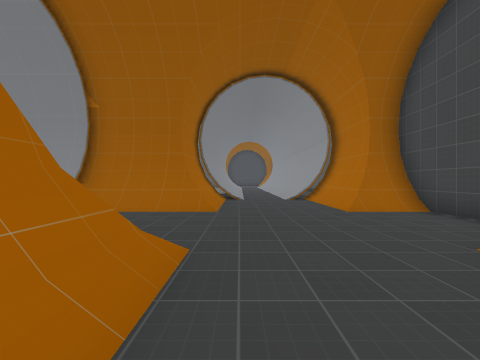
[1] (above)

24 first-person views from a walk through a Godot game level. The camera is 1.5 m above the floor, looks level and sees 90° across. The floor is counted in squares, 2 m on a side. Each view is taken from the middle of a square. On the plan, view 1 faces up. The plan holds only what a view shows up to about 9 squares ahead; the rest is blank. The place goes on beyond the plan. Some surface patterns are stand-ins.

[2]
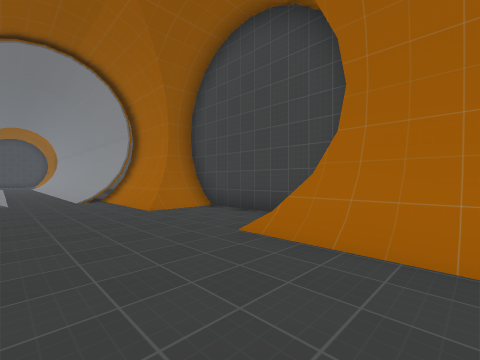

[3]
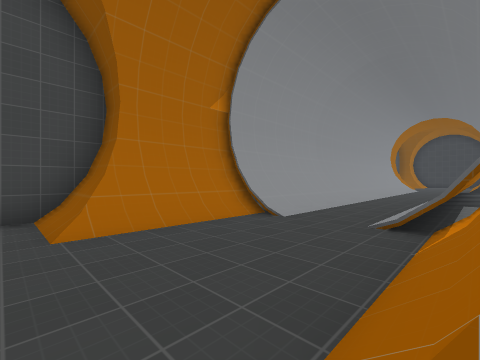

[4]
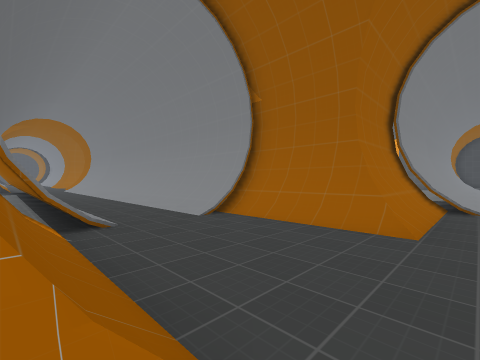

[5]
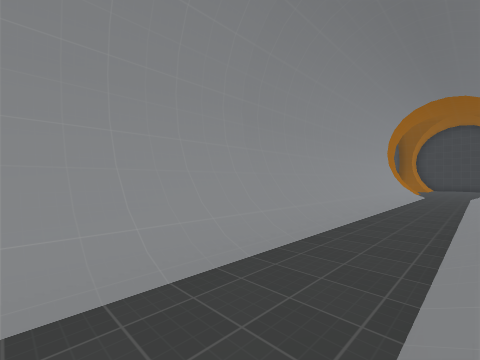

[6]
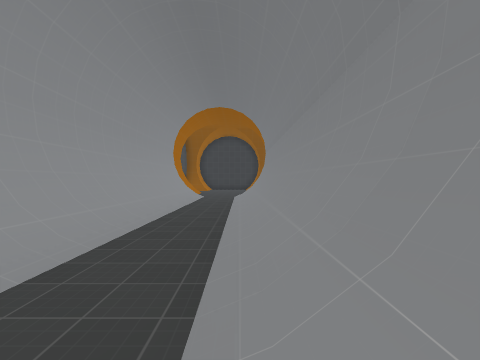

[7]
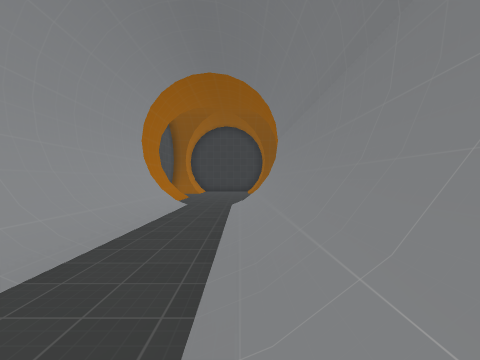

[8]
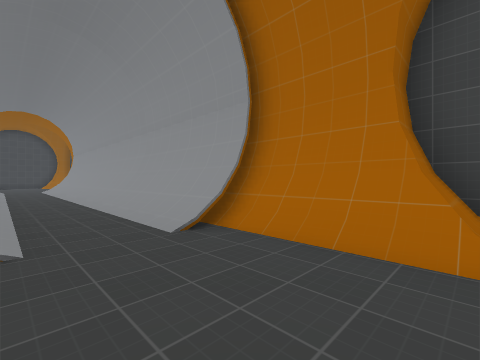

[9]
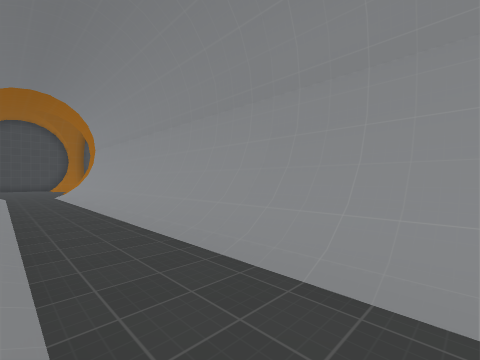

[10]
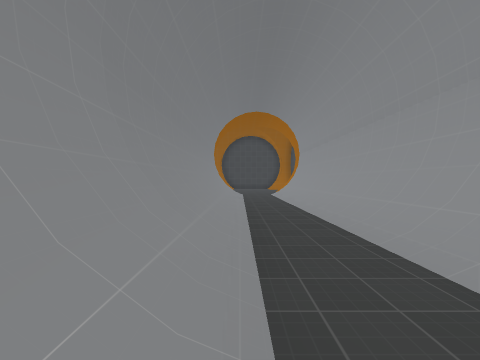

[11]
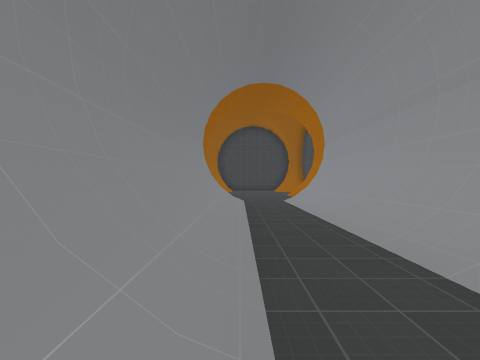

[12]
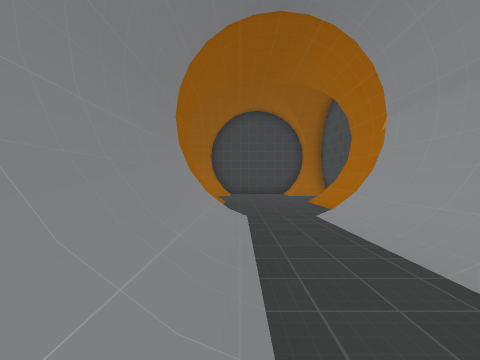

[13]
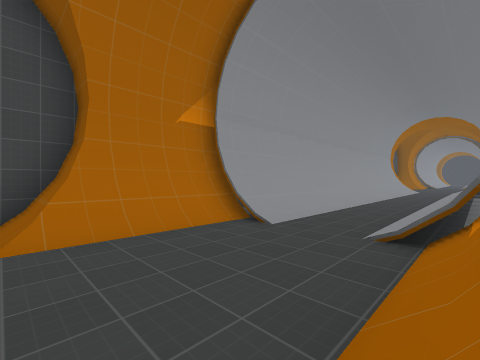

[14]
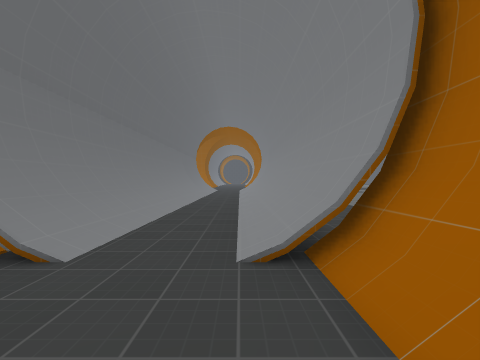

[15]
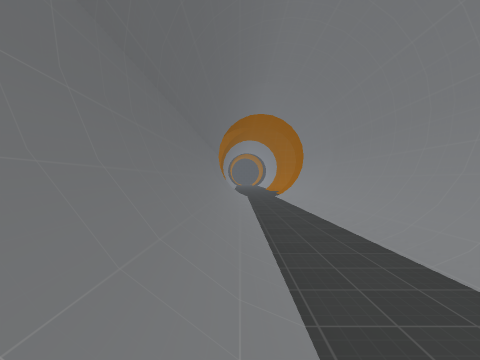

[16]
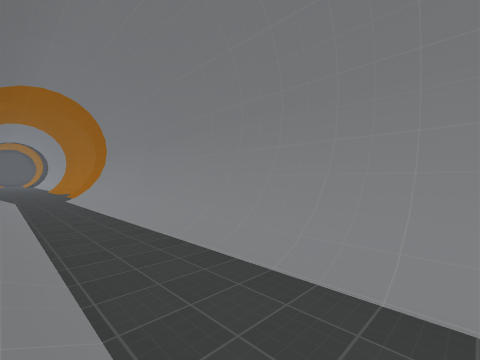

[17]
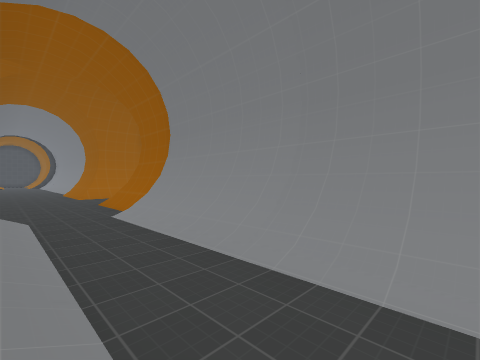

[18]
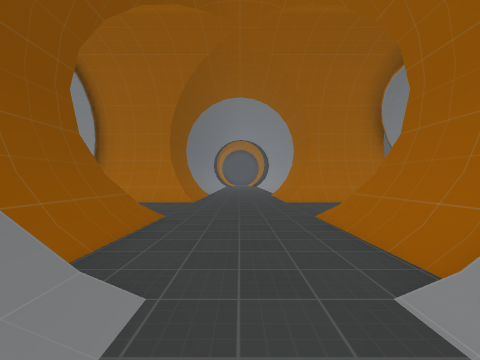

[19]
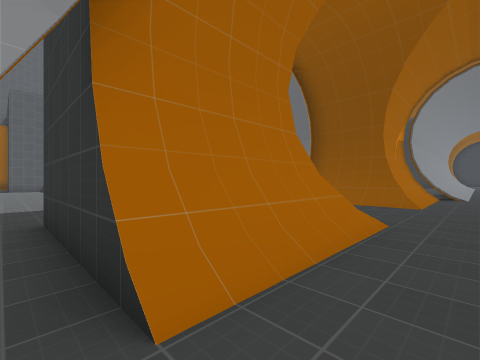

[20]
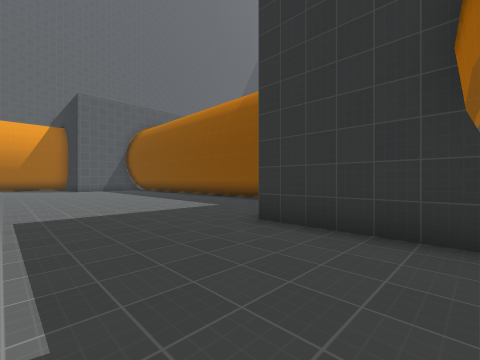

[21]
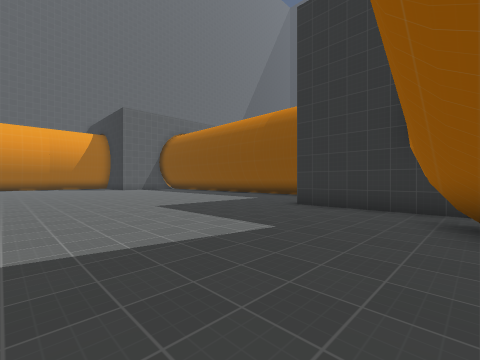

[22]
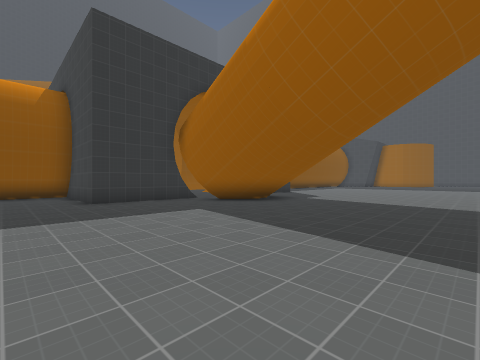

[23]
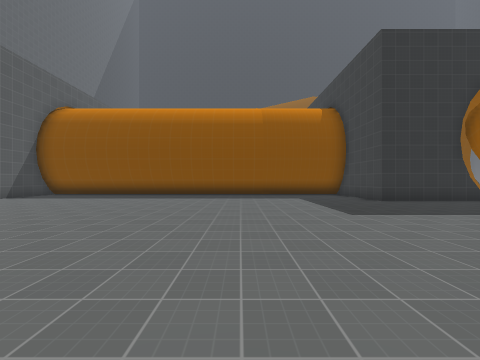

[24]
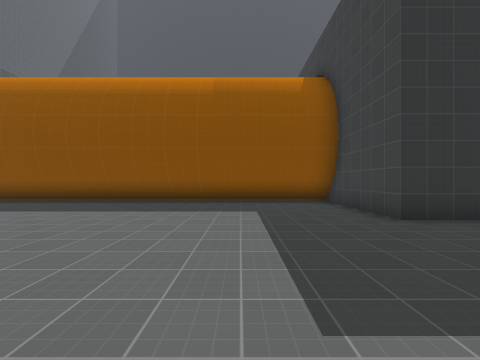

### Floor plan
Key: @ floor where view 1 was taken; # wall or solid block; . floor; / step, stairs or slope.
Columns run from 27 left of view 1 to 5 right of it. Each row starts with its distance up from view 1.
 28                           /...//#
 27                           #...###
 26                           #...##
 25                           #...#
 24                           #/./#
 23                           #/./#
 22                           #/./#
 21                           #/./#
 20                           #/./#
 19                           #/./#
 18 ...........  .            #/./#
 17 ........... ...           #/./#
 16 .................         #/./#
 15 .................         #/./#
 14  .................        #/./#
 13     ...............       #/./#
 12     #...............      #/./#
 11     #................     #/./#
 10    ...................    #/./#
  9 #  ..####.............    #/./#
  8 #. ..## #...........      #...#
  7 #....####............. ####...##
  6 #....######################...###
  5 ........////////////////........#
  4 ................................#
  3 ........////////////////........#
  2 #.../###    ###############...###
  1 #.../##                   #...##
  0 #. ./#                    #@..#
 -1 #  ./#                    #/./#
 -2    ./                     #/./#
 -3                           #/./#
 -4                           #/./#
 -5                           #/./#
 -6                           #/./#
 -7                           #/./#
 -8                           #/./#
 -9                           #/./#
-10                           #/./#
-11                           #/./#
-12                           #/./#
-13                           #/./#
-14                           #/./#
-15                           #/./#
-16                           #/./#

Positions as (right, up) in squares from view 1, and headings:
1: (0, 0), facing up
2: (0, 0), facing up-right
3: (-1, 3), facing down-right
4: (0, 2), facing up-left
5: (0, -2), facing down-right
6: (0, -4), facing down
7: (0, -8), facing down
8: (0, 6), facing up-right
9: (0, 11), facing up-right
10: (0, 11), facing up
11: (0, 15), facing up
12: (0, 19), facing up
13: (-1, 28), facing down-right
14: (-2, 5), facing left
15: (-6, 3), facing left
16: (-7, 3), facing up-left
17: (-13, 3), facing up-left
18: (-18, 4), facing left
19: (-24, 10), facing down-right
20: (-22, 13), facing down-right
21: (-23, 16), facing down-right
22: (-17, 18), facing down-left
23: (-14, 18), facing down
24: (-16, 14), facing down
